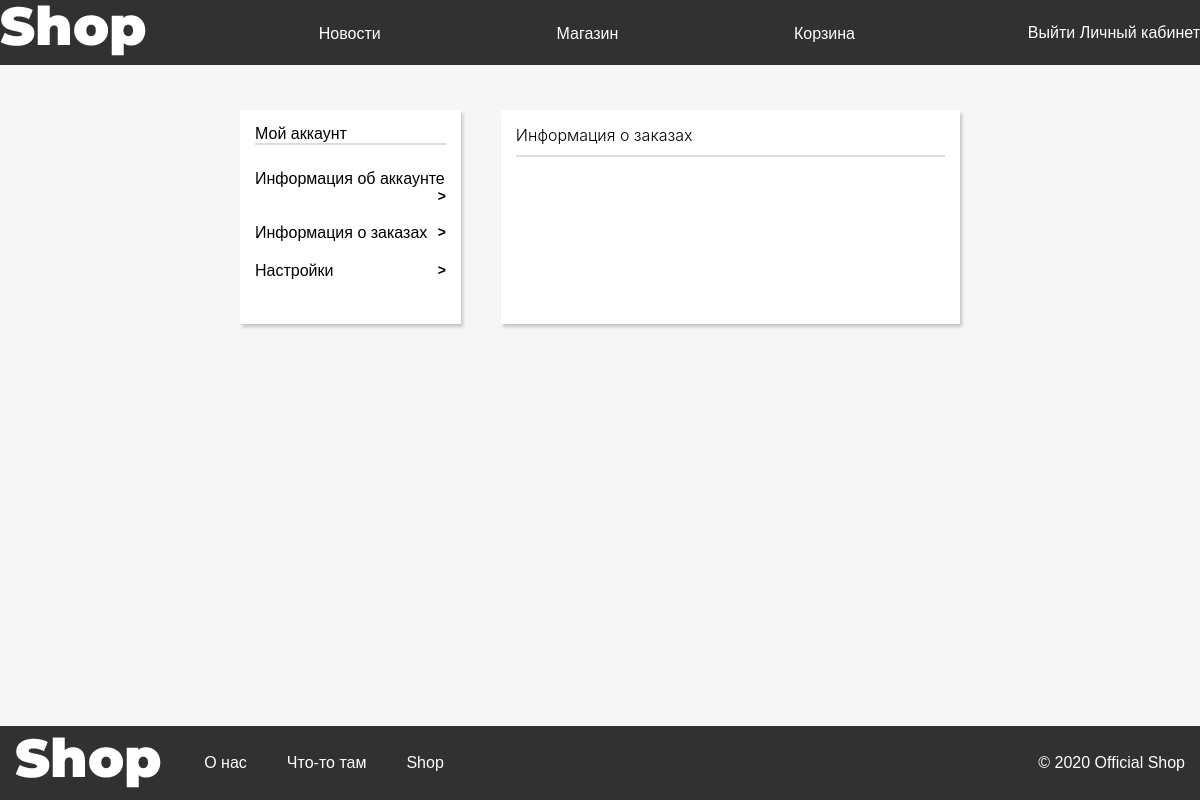
Page /cabinet/orders/ (signed in) on the earlier database version.
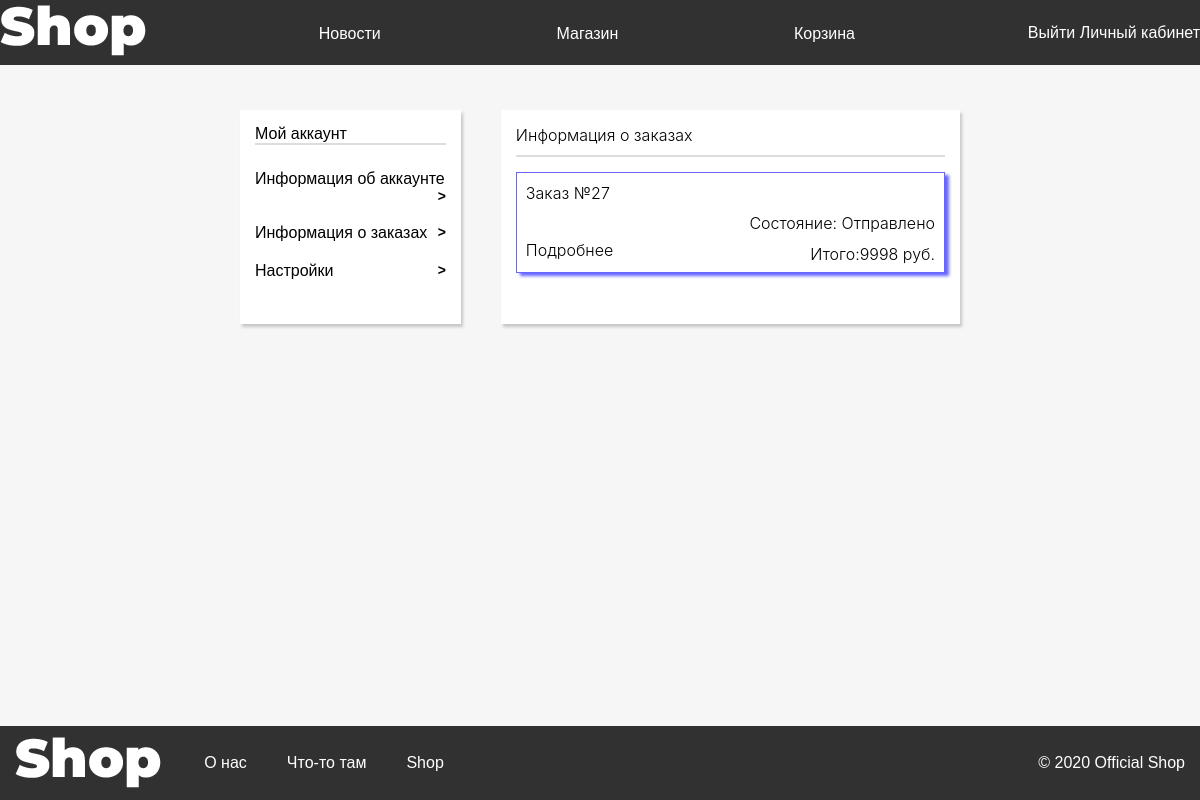
Same page on the later database version.
### Cabinet/models.py (models this page shows, shortened)
class Orders(models.Model):
    userName =  models.TextField()
    goodId  =   models.IntegerField()
    count = models.IntegerField()
    result = models.IntegerField(default = 0)
    numberOfOrder = models.TextField()
    status = models.TextField(default = "Отправлено")

### Cabinet/views.py (the view)
# urls.py: path('orders/', views.cabinet_orders, name="cabinet_orders"),
def cabinet_orders(request):
    try:
        orders = Orders.objects.filter(userName = request.session["user"]).order_by('-id')
    except Exception as e:
        return HttpResponseRedirect("/main")
    alreadyOrders = []
    allNumOfOrders = set()
    for i in orders:
        allNumOfOrders.add(i.numberOfOrder)
    for i in allNumOfOrders:
        order = {}
        goods = []
        orders = Orders.objects.filter(numberOfOrder = i).order_by('-id')
        for j in orders:
            order['result'] = j.result
            order['userName'] = j.userName
            AboutGood = About_goods.objects.get(id = j.goodId)
            goods.append({"good" : AboutGood,
                          'count' : j.count,
                          "price": j.count*AboutGood.price})
        order['status'] = j.status
        order['numberOfOrder'] = i
        order['goods'] = goods
        alreadyOrders.append(order)
    dict = {"aunt":True, "orders" : alreadyOrders}
    return checkAunt(request, "ordblock", dict)

### Cabinet/views.py (called while the page is built)
def checkAunt(request, what, dict, admin = 0):
    if request.user.is_authenticated:
        ID = request.session['id']
        usr = User.objects.get(id = ID)
        dict['admin'] = usr.is_staff
        if(admin):
            if(dict['admin']):
                return render(request, "CabinetTemp/"+ what +".html", dict)
            else:
                return HttpResponseRedirect("/cabinet")
        return render(request, "CabinetTemp/"+ what +".html", dict)
    return HttpResponseRedirect("/main")

### Registration/templates/CabinetTemp/ordblock.html (shortened to what this page needs)
{%extends "CabinetTemp/cabinet.html"%}
{%block content_in_cabinet%}
        <div class="infoBlock ord">
            <div class="info">
                <div class='blockName'>
                    <h2>Информация о заказах</h2>
                    <hr>
                </div>
                <div class='mainBlock'>
                  {%for i in orders%}
                    <div class="order-block">
                        <div class="order">
                            <div class="orderBox">
                                <p>Заказ №{{i.numberOfOrder}}</p>
                                <div class='status'>
                                    <p>Состояние: {{ i.status }}</p>
                                    <p>Итого:{{ i.result }} руб.</p>
                                </div>
                                <button class='details' onclick='detailBox({{i.numberOfOrder}})'>
                                    <p>Подробнее</p>
                                </button>
                            </div>
                        </div>
                    </div>
                    {%endfor%}
                </div>
            </div>
        </div>
{%endblock%}

Differences in the rows shown:
added Orders: numberOfOrder "27", status "Отправлено"
Other differences:
new list line: "Заказ № Состояние: Итого: 9998 руб. Подробнее"
